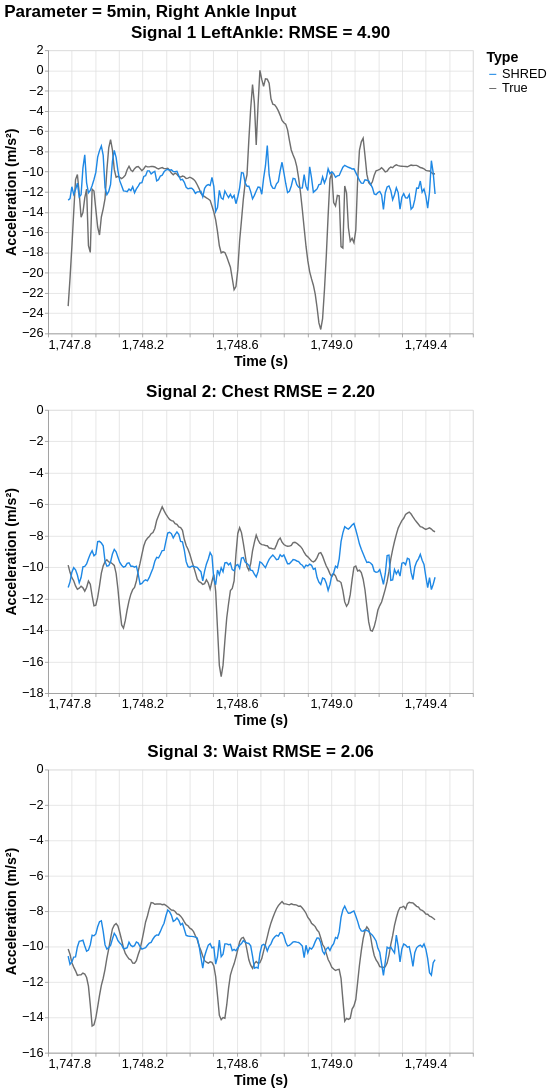

This figure's notebook cell:
### Code cell
# format: ft.extractSignal(output_location, output_signal, output_axis, df_SHRED_tidy)
    # output_location: 'Chest', 'Waist', 'RightAnkle', 'LeftAnkle'
    # output_signal: 'Acceleration', 'Angular Velocity', 'Magnetic Field'
    # output_axis: 'x', 'y', z'

Signal1 = ft.extractSignal('LeftAnkle', 'Acceleration', 'x', df_SHRED_tidy)
Signal2 = ft.extractSignal('Chest', 'Acceleration', 'x', df_SHRED_tidy)
Signal3 = ft.extractSignal('Waist', 'Acceleration', 'x', df_SHRED_tidy)
#Signal4 = ft.extractSignal('LeftAnkle', 'Angular Velocity', 'x', df_SHRED_tidy)

my_scheme = ['#1e88e5', "#6E6E6E"] # '#014337', '#1e88e5', '#DB1048'

# Compute error: ft.rmse_error, ft.mae_error, OR ft.mbe_error
Signal1_error = ft.rmse_error(Signal1[Signal1['Type'] == 'True']['Value'], Signal1[Signal1['Type'] == 'SHRED']['Value'])
Signal2_error = ft.rmse_error(Signal2[Signal2['Type'] == 'True']['Value'], Signal2[Signal2['Type'] == 'SHRED']['Value'])
Signal3_error = ft.rmse_error(Signal3[Signal3['Type'] == 'True']['Value'], Signal3[Signal3['Type'] == 'SHRED']['Value'])

# plot left ankle acceleration
line1 = alt.Chart(Signal1).mark_line().encode(
    x=alt.X('Time:Q', title='Time (s)'),
    y=alt.Y('Value:Q', title='Acceleration (m/s\u00b2)'),
    color=alt.Color('Type:N', scale=alt.Scale(range=my_scheme))
).properties(
    width=600,
    height=400,
    title=f'Signal 1 LeftAnkle: RMSE = {Signal1_error:.2f}'  # Can change this title to be specific to the output signal
)
# plot chest acceleration
line2 = alt.Chart(Signal2).mark_line().encode(
    x=alt.X('Time:Q', title='Time (s)'),
    y=alt.Y('Value:Q', title='Acceleration (m/s\u00b2)'),
    color=alt.Color('Type:N', scale=alt.Scale(range=my_scheme))
).properties(
    width=600,
    height=400,
    title=f'Signal 2: Chest RMSE = {Signal2_error:.2f}'  # Can change this title to be specific to the output signal
)

# plot Waist acceleration
line3 = alt.Chart(Signal3).mark_line().encode(
    x=alt.X('Time:Q', title='Time (s)'),
    y=alt.Y('Value:Q', title='Acceleration (m/s\u00b2)'),
    color=alt.Color('Type:N', scale=alt.Scale(range=my_scheme))
).properties(
    width=600,
    height=400,
    title=f'Signal 3: Waist RMSE = {Signal3_error:.2f}'  # Can change this title to be specific to the output signal
)

final_chart = alt.vconcat(line1, line2, line3).properties(
    title=f'Parameter = {save_tag}, Right Ankle Input' # Can change this title to match the input sensor
    # increase font size
).configure_axis(
    labelFontSize=18,
    titleFontSize=20
).configure_title(
    fontSize=24
).configure_legend(
    labelFontSize=18,
    titleFontSize=20
)

final_chart

### Figure 1 — Vega-Lite specification as saved in the notebook (floating-point values rounded to 4 significant figures; data arrays with more than 128 entries replaced by an {"elided": "..."} marker saying what was removed)
{"config": {"view": {"continuousWidth": 300, "continuousHeight": 300}, "axis": {"labelFontSize": 18, "titleFontSize": 20}, "legend": {"labelFontSize": 18, "titleFontSize": 20}, "title": {"fontSize": 24}}, "vconcat": [{"data": {"name": "data-1f159e55605528a985c193b75386216a"}, "mark": {"type": "line"}, "encoding": {"color": {"field": "Type", "scale": {"range": ["#1e88e5", "#6E6E6E"]}, "type": "nominal"}, "x": {"field": "Time", "title": "Time (s)", "type": "quantitative"}, "y": {"field": "Value", "title": "Acceleration (m/s²)", "type": "quantitative"}}, "height": 400, "title": "Signal 1 LeftAnkle: RMSE = 4.90", "width": 600}, {"data": {"name": "data-8f78cc03ccd34982db20f8edde174a5f"}, "mark": {"type": "line"}, "encoding": {"color": {"field": "Type", "scale": {"range": ["#1e88e5", "#6E6E6E"]}, "type": "nominal"}, "x": {"field": "Time", "title": "Time (s)", "type": "quantitative"}, "y": {"field": "Value", "title": "Acceleration (m/s²)", "type": "quantitative"}}, "height": 400, "title": "Signal 2: Chest RMSE = 2.20", "width": 600}, {"data": {"name": "data-edd6596f3cbc3761c947c6c62f0990ba"}, "mark": {"type": "line"}, "encoding": {"color": {"field": "Type", "scale": {"range": ["#1e88e5", "#6E6E6E"]}, "type": "nominal"}, "x": {"field": "Time", "title": "Time (s)", "type": "quantitative"}, "y": {"field": "Value", "title": "Acceleration (m/s²)", "type": "quantitative"}}, "height": 400, "title": "Signal 3: Waist RMSE = 2.06", "width": 600}], "title": "Parameter = 5min, Right Ankle Input", "$schema": "https://vega.github.io/schema/vega-lite/v5.20.1.json", "datasets": {"data-1f159e55605528a985c193b75386216a": {"elided": "400 records"}, "data-8f78cc03ccd34982db20f8edde174a5f": {"elided": "400 records"}, "data-edd6596f3cbc3761c947c6c62f0990ba": {"elided": "400 records"}}}
